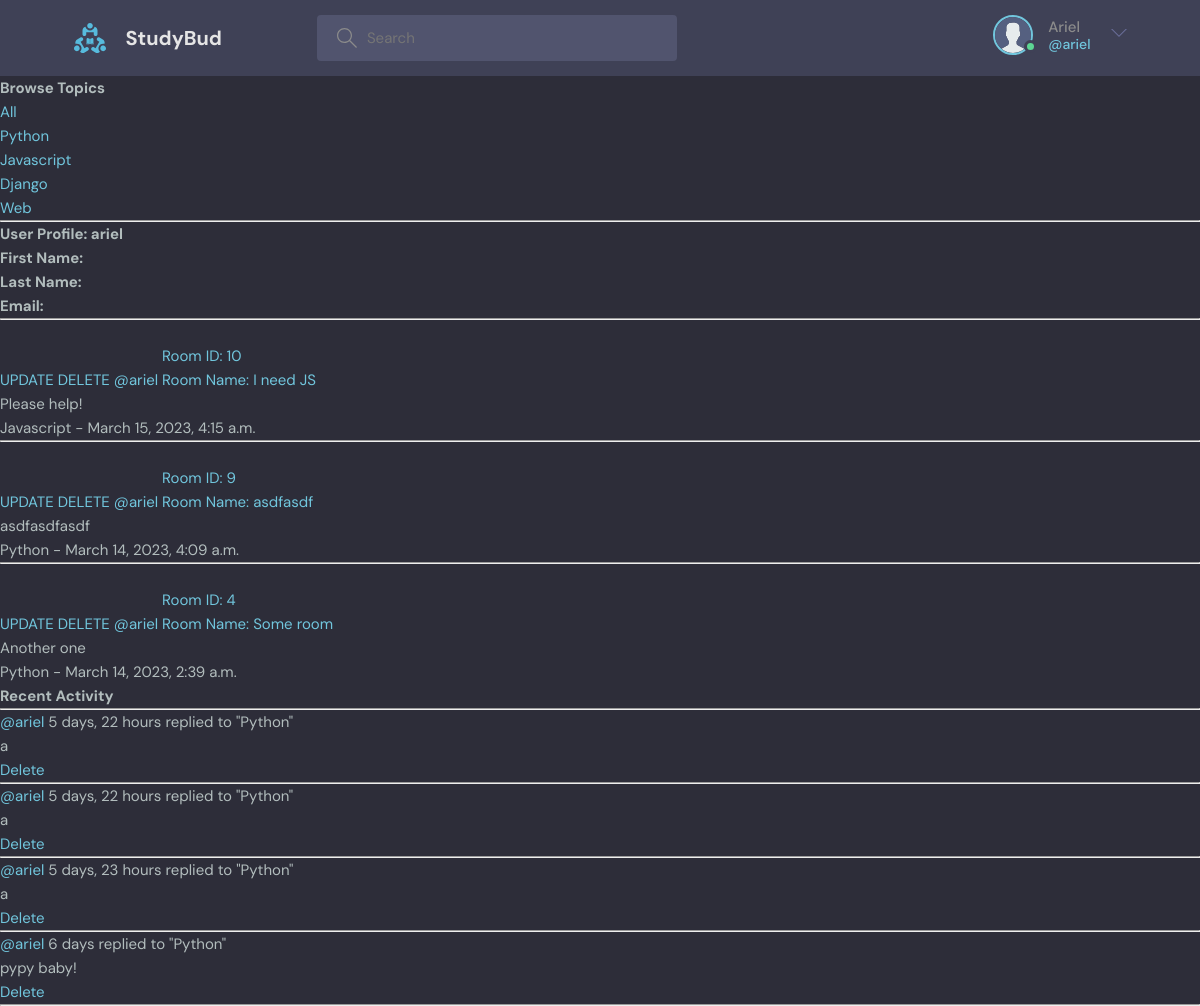
Page /profile/1 (signed in) on the earlier database version.
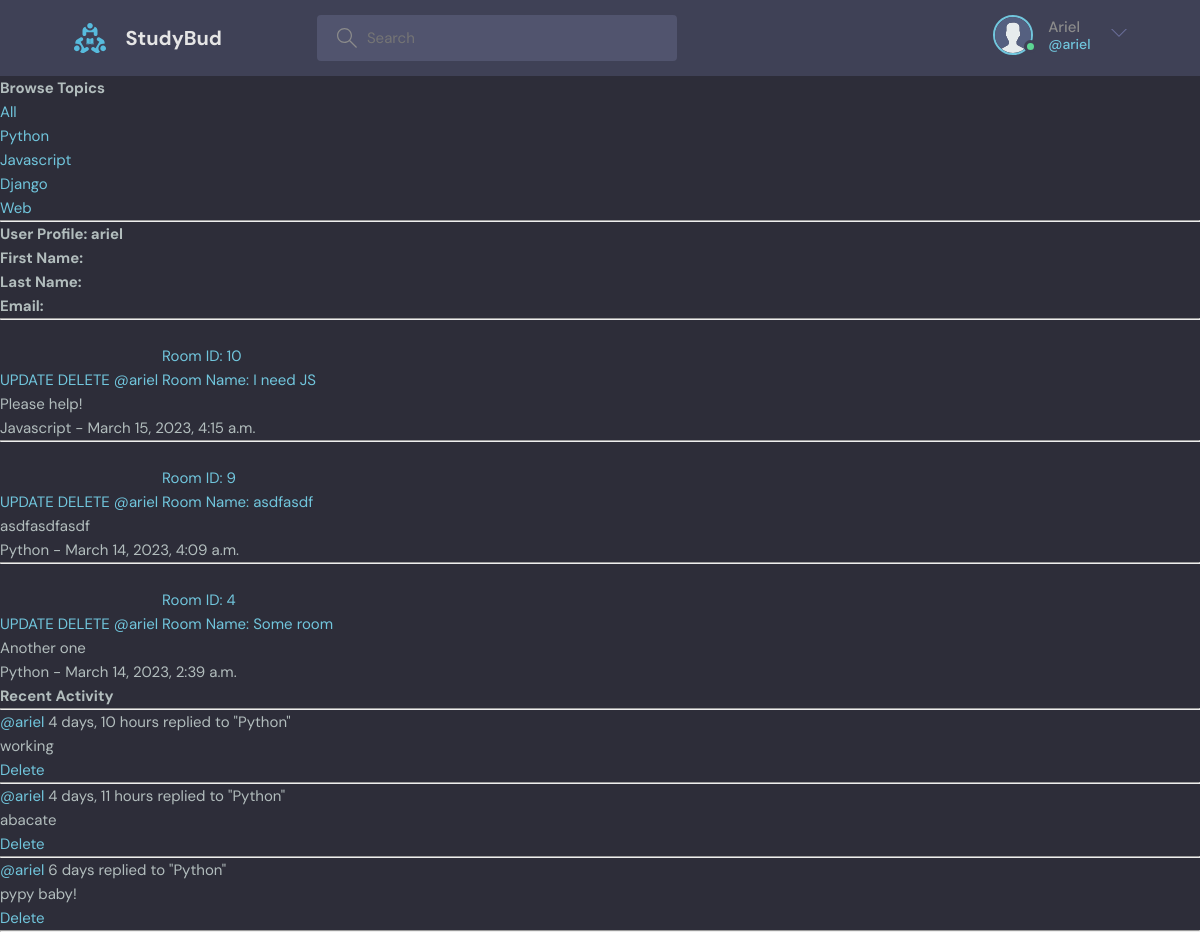
Same page on the later database version.
### general/models.py (models this page shows, shortened)
class Topic(models.Model):
    name = models.CharField(max_length=200)
    description = models.TextField(null=True, blank=True)
    created = models.DateTimeField(auto_now_add=True)
    updated = models.DateTimeField(auto_now=True)

class Room(models.Model):
    host = models.ForeignKey(
        get_user_model(), on_delete=models.CASCADE, null=True, blank=True
    )
    topic = models.ForeignKey(
        Topic, on_delete=models.SET_NULL, null=True, blank=True
    )
    name = models.CharField(max_length=200)
    description = models.TextField(null=True, blank=True)
    participants = models.ManyToManyField(
        get_user_model(), related_name="participants", blank=True
    )
    created = models.DateTimeField(auto_now_add=True)
    updated = models.DateTimeField(auto_now=True)
    class Meta:
        ordering = ["-updated", "-created"]
    def __str__(self):
        return self.name

class Message(models.Model):
    author = models.ForeignKey(get_user_model(), on_delete=models.CASCADE)
    room = models.ForeignKey(Room, on_delete=models.CASCADE)
    body = models.TextField()
    created = models.DateTimeField(auto_now_add=True)
    updated = models.DateTimeField(auto_now=True)
    class Meta:
        ordering = ["-updated", "-created"]

### general/views.py (the view)
# urls.py: path("profile/<str:pk>", UserProfilePage.as_view(), name="profile"),
class UserProfilePage(CustomLoginRequiredMixin, DetailView):
    model = get_user_model()
    template_name = "general/profile.html"
    context_object_name = "user"
    def get(self, request, pk):
        user = get_object_or_404(self.model, id=pk)
        rooms = user.room_set.all()
        room_messages = user.message_set.all()
        topics = Topic.objects.all()
        context = {
            "user": user,
            "rooms": rooms,
            "room_messages": room_messages,
            "topics": topics,
        }
        return render(request, self.template_name, context)

### general/templates/general/profile.html (shortened to what this page needs)
{% extends "main.html" %}
{% load static %}
{% block content %}
<div class="profile-container">
  <div>
    {% include "components/topics_component.html" %}
  </div>
  <div>
    <ul>
      <h3>User Profile: {{ user.username }}</h3>
      <li><strong>First Name:</strong> {{ user.first_name }}</li>
      <li><strong>Last Name:</strong> {{ user.last_name }}</li>
      <li><strong>Email:</strong> {{ user.email }}</li>
    </ul>
    {% include "components/feed_component.html" %}
  </div>
  <div>
    {% include "components/activity_component.html" %}
  </div>
</div>
{% endblock content %}

### templates/main.html (shortened to what this page needs)
<!DOCTYPE html>
{% load static %}
<html lang="en">
<head>
  <link rel="stylesheet" href="{% static 'style/main.css'%}">
</head>
<body>
  {% include "components/navbar.html" %}
  {% block content %}
  {% endblock %}
</body>
</html>

### templates/components/navbar.html (shortened to what this page needs)
{% load static %}
<header class="header deaher--loggedIn">
  <div class="container">
    <a href="{% url 'home' %}" class="header__logo">
      <img src="{% static 'img/logo.svg' %}" alt="Logo" />
      <h1>StudyBud</h1>
    </a>
    <form class="header__search" classmethod="GET" action="{% url 'home' %}">
      <label>
        <input type="text" name="query" placeholder="Search" />
      </label>
    </form>
    <nav class="header__menu">
      {% if request.user.is_authenticated %}
        <div class="header__user">
          <a href="{% url 'profile' 1 %}">
            <div class="avatar avatar--medium active">
              <img src="{% static 'img/avatar.svg' %}" />
            </div>
            <p>
              {{ request.user.username|capfirst }}
              <span>@{{ request.user.username }}</span>
            </p>
          </a>
          <button class="dropdown-button">
            <svg
              version="1.1"
              xmlns="http://www.w3.org/2000/svg"
              width="32"
              height="32"
              viewBox="0 0 32 32"
            >
              <title>chevron-down</title>
              <path d="M16 21l-13-13h-3l16 16 16-16h-3l-13 13z"></path>
            </svg>
          </button>
        </div>
      {% else %}
        <a href="/login.html">
          <img src="{% static 'img/avatar.svg' %}" />
          <p>Login</p>
        </a>
      {% endif %}
    </nav>
  </div>
</header>

### templates/components/topics_component.html
<h3>Browse Topics</h3>
<div>
    <a href="{% url 'home' %}">All</a>
</div>
{% for topic in topics %}
<div>
    <a href="{% url 'home' %}?query={{ topic.name }}">{{ topic.name }}</a>
</div>
{% endfor %}
<hr>

### templates/components/feed_component.html
{% for room in rooms %}
<div>
    <hr>
    {% if request.user == room.host %}
    <a href="{% url 'update-room' room.id %}">UPDATE</a>
    <a href="{% url 'delete-room' room.id %}">DELETE</a>
    {% endif %}
    <a href="{% url 'profile' room.host.id %}">@{{ room.host }}</a>
    <a href="{% url 'room' room.id %}"><br>
        Room ID: {{ room.id }}<br>
        Room Name: {{ room.name }}</a>
    <p>{{ room.description }}</p>
    <small>{{ room.topic.name }} - {{ room.created }}</small>
</div>
{% endfor %}

### templates/components/activity_component.html
<h3>Recent Activity</h3>
<hr>
{% for message in room_messages %}
<div>
    <small><a href="{% url 'profile' message.author.id %}">@{{ message.author }}</a> {{ message.created|timesince }}</small>
    <small>replied to "{{ message.room }}"</small>
    <p>{{ message.body }}</p>
    {% if request.user == message.author %}
    <a href="{% url "delete-message" message.id %}">Delete</a>
    {% endif %}
    <hr>
</div>
{% endfor %}

### general/static/style/main.css (style rules this page uses)
:root { --color-main: #71c6dd; --color-main-light: #e1f6fb; --color-dark: #3f4156; --color-dark-medium: #51546e; --color-dark-light: #696d97; --color-light: #e5e5e5; --color-gray: #8b8b8b; --color-light-gray: #b2bdbd; --color-bg: #2d2d39; --color-success: #5dd693; --color-error: #fc4b0b; }
* { font-family: "DM Sans", -apple-system, BlinkMacSystemFont, "Segoe UI", Roboto, Oxygen, Ubuntu, Cantarell, "Open Sans", "Helvetica Neue", sans-serif; margin: 0; padding: 0; box-sizing: border-box; text-rendering: optimizeLegibility; font-size: inherit; }
html { font-size: 56.25%; }
@media only screen and (min-width: 1200px) { html { font-size: 62.5%; } }
body { line-height: 1.6; font-weight: 400; font-size: 1.5rem; color: var(--color-light-gray); background-color: var(--color-bg); min-height: 100vh; }
img { width: 100%; }
a { display: inline-block; color: var(--color-main); text-decoration: none; }
.container { max-width: 120rem; width: 90%; margin: auto; }
.avatar { position: relative; display: inline-block; border-radius: 50%; border: 2px solid var(--color-main); }
.avatar img { display: block; border-radius: 50%; object-fit: cover; object-position: center; }
.avatar::after { content: ""; display: block; position: absolute; background-color: var(--color-gray); z-index: 111; border-radius: 50%; border: 0.3rem solid var(--color-dark); }
.avatar.active::after { background-color: var(--color-success); }
.avatar.avatar--medium img { width: 3.6rem; height: 3.6rem; border-radius: 50%; }
.avatar.avatar--medium:after { width: 0.7rem; height: 0.7rem; bottom: 0px; right: -6px; }
.header { padding: 1.5rem; background-color: var(--color-dark); }
.header > .container { display: flex; gap: 9.5rem; }
.header__logo, .header__user { display: flex; gap: 2rem; align-items: center; }
.header__logo > img { height: 3.2rem; width: 3.2rem; }
.header__logo > h1 { font-weight: 700; font-size: 2rem; color: var(--color-light); }
.header__search > label { background-color: var(--color-dark-medium); padding: 1.3rem 1rem; display: flex; align-items: center; gap: 1rem; border-radius: 4px; }
.header__search svg { fill: var(--color-gray); width: 2rem; height: 2rem; margin-left: 1rem; }
.header__search input { width: 30rem; background: transparent; border: none; outline: none; color: var(--color-light); }
.header__menu { margin-left: auto; position: relative; }
.header__menu a { display: flex; gap: 1.5rem; align-items: center; font-weight: 500; text-decoration: none; color: var(--color-gray); }
.header__menu img { height: 3.6rem; }
.header__menu p { line-height: 1.2; }
.header__menu span { color: var(--color-main); font-weight: 500; font-size: 1.4rem; display: block; }
.header__menu svg { width: 1.6rem; height: 1.6rem; fill: var(--color-dark-light); }
.dropdown-button { background: transparent; border: 0; outline: 0; cursor: pointer; }

Differences in the rows shown:
removed Message: author "ariel", created "5 days, 22 hours", room "Python", body "a", shows "Delete"
removed Message: author "ariel", created "5 days, 22 hours", room "Python", body "a", shows "Delete"
removed Message: author "ariel", created "5 days, 23 hours", room "Python", body "a", shows "Delete"
added Message: author "ariel", created "4 days, 10 hours", room "Python", body "working", shows "Delete"
added Message: author "ariel", created "4 days, 11 hours", room "Python", body "abacate", shows "Delete"
